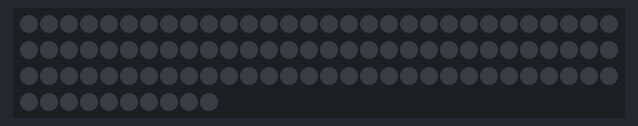
The sketch below on a simulated Arduino Uno, built with avr-gcc and run on an emulated ATmega328P. Parts: 100 RGB LEDs in strip order, left to right, continuing on the next row. Dim RGB values are drawn brighter than linear.

Above: at 0.1 s.
At 2.6 s:
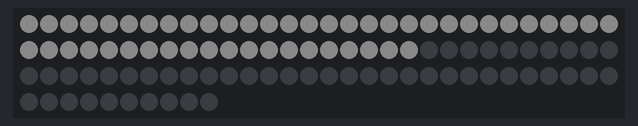
At 5.1 s:
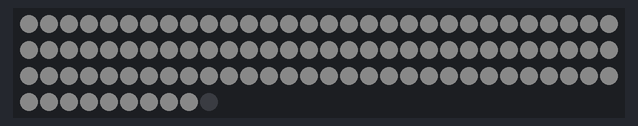
At 11.6 s:
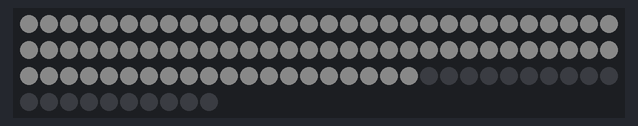
At 19.9 s:
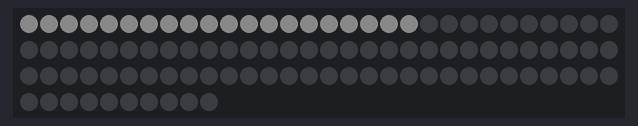

The sketch:

Farbverlauf_Test1.ino
```cpp
#include <FastLED.h>

#define LEDZAHL 100
#define PIN 6
#define HELL 10
#define wait 100
#define matrixbreite 10
#define matrixhöhe 10

CRGB matrix[LEDZAHL];
void setup() {
  // put your setup code here, to run once:
  FastLED.addLeds<NEOPIXEL, PIN>(matrix, LEDZAHL);
  FastLED.setBrightness(HELL);
  Serial.begin(9600);

}

void loop() {
  // put your main code here, to run repeatedly:

 /* FarbverlaufR();
  delay (wait);
  FarbverlaufG();
  delay (wait);
  FarbverlaufB();
  delay (wait);
  FarbverlaufR();
  delay (wait);
  FarbverlaufG();
  delay (wait);
  FarbverlaufB();
  delay (wait);
  */
  komplettW();
  delay(wait*20);

  komplettW();
  delay(wait);

  komplettW();
  delay(wait);


}

void FarbverlaufR()
{ FastLED.clear();

  for (int n; n < LEDZAHL; n++)
  {

    int test;

    test = 255; // (LEDZAHL / n);
    Serial.println(test);

    matrix[n].setRGB(test, 0, 0);
    matrix[n-1].setRGB(0,0,0);
    FastLED.show();
    delay(wait/10);
  }
}
void FarbverlaufG()
{ FastLED.clear();
  for (int n; n < LEDZAHL; n++)
  {

    int test;
    test = 0;
    test = 255; // (LEDZAHL / n);
    matrix[n].setRGB(0, test, 0);
    matrix[n-1].setRGB(0,0,0);
    FastLED.show();
    delay(wait/10);
  }
}
void FarbverlaufB()
{
  FastLED.clear();
  for (int n; n < LEDZAHL; n++)
  {

    int test;
    test = 0;
    test = 255; // (LEDZAHL / n);
    matrix[n].setRGB(0, 0, test);
    matrix[n-1].setRGB(0,0,0);
    FastLED.show();
    delay(wait/10);


  }
}

void komplettW()
{
  FastLED.clear();
  for (int n; n < LEDZAHL; n++)
  {
    matrix[n-1].setRGB(255, 255, 255);
    //matrix[n-1].setRGB(0,0,0);
    if ((n%10==0)||(n==LEDZAHL-1))
    {
    FastLED.show();
    delay(wait*5);
    }

  }
}
```

Measured:
- by itself, everything shown: repeats every 18.8 s, in 33 steps
- what the display in image 2 shows lasts 2.6 s, from 5.0 s to 7.6 s
